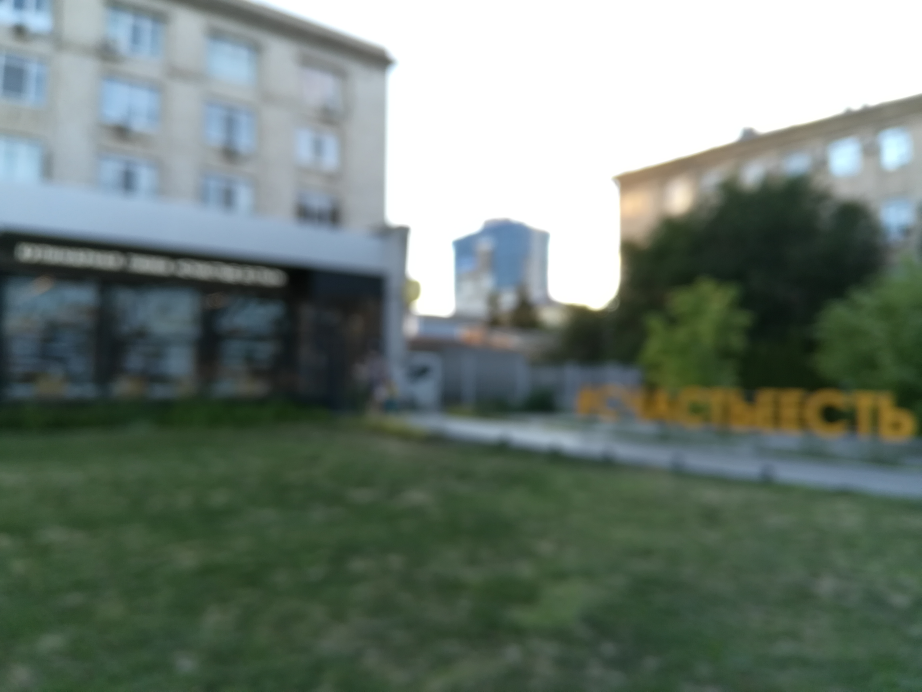
#> input picture 122_HONOR-7X_F.jpg, 4608 x 3456 px, found by its file name (shown at 1/5 size)
$ jupyter execute Image_Quality_Assessment.ipynb   (shell and % lines are left out)
#> lines starting #> are read from the running program, lines starting #| are printed output that depends on the picture
**Clone the NIMA implemented Repository**

[cell 1]
%cd ML-Aesthetics-NIMA/ #Change the current working directory to the cloned repository

**Install 'reportlab' library to work with pdf documents**

**Resize the original sharp image to 256x256 px to compute PSNR by comparing it with the SinGAN Generated image**

[cell 2]
import cv2

def resize_and_save_image(image_path):
    # Read the image using cv2
    image = cv2.imread(image_path)
#> image is the input picture: shape (3456, 4608, 3); mean B, G, R 115.7, 124.4, 111.1

    # Desired size (256x256)
    size = (256, 256)

    # Resize the image to the specified size
    resized_image = cv2.resize(image, size, interpolation=cv2.INTER_AREA)
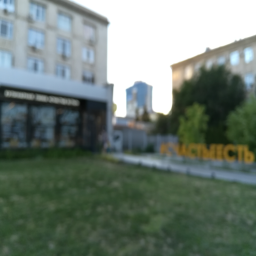
#> resized_image: shape (256, 256, 3); mean B, G, R 115.7, 124.4, 111.1

    # Get the original filename without extension
    file_name = image_path.split("/")[-1].split(".")[0]

    # Save the resized image with '_256x256' suffix
    output_path = f"{file_name}_256x256.jpg"
    cv2.imwrite(output_path, resized_image)

# Example usage:
if __name__ == "__main__":
    # Path to the image
    input_image_path = "/content/ML-Aesthetics-NIMA/122_HONOR-7X_F.jpg"

    resize_and_save_image(input_image_path)


$ run again, with 122_HONOR-7X_M.jpg copied over 122_HONOR-7X_F.jpg
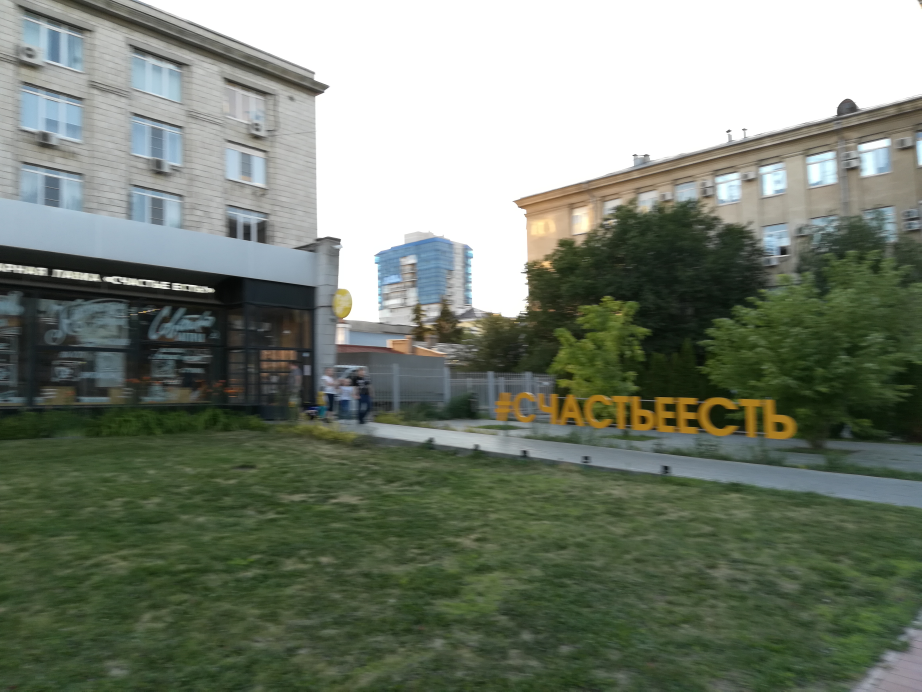
#> input picture 122_HONOR-7X_M.jpg, 4608 x 3456 px, found by its file name (shown at 1/5 size)
#> in resize_and_save_image, image is the input picture: shape (3456, 4608, 3); mean B, G, R 113.1, 126.6, 118.2
#> in resize_and_save_image, `resized_image = cv2.resize(image, size, interpolation=cv2.INTER_AREA)`:
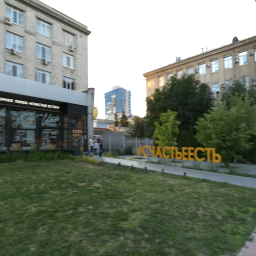
#> resized_image: shape (256, 256, 3); mean B, G, R 113.1, 126.7, 118.2

$ run again, with 346_HUAWEI-MATE20_F.jpg copied over 122_HONOR-7X_F.jpg
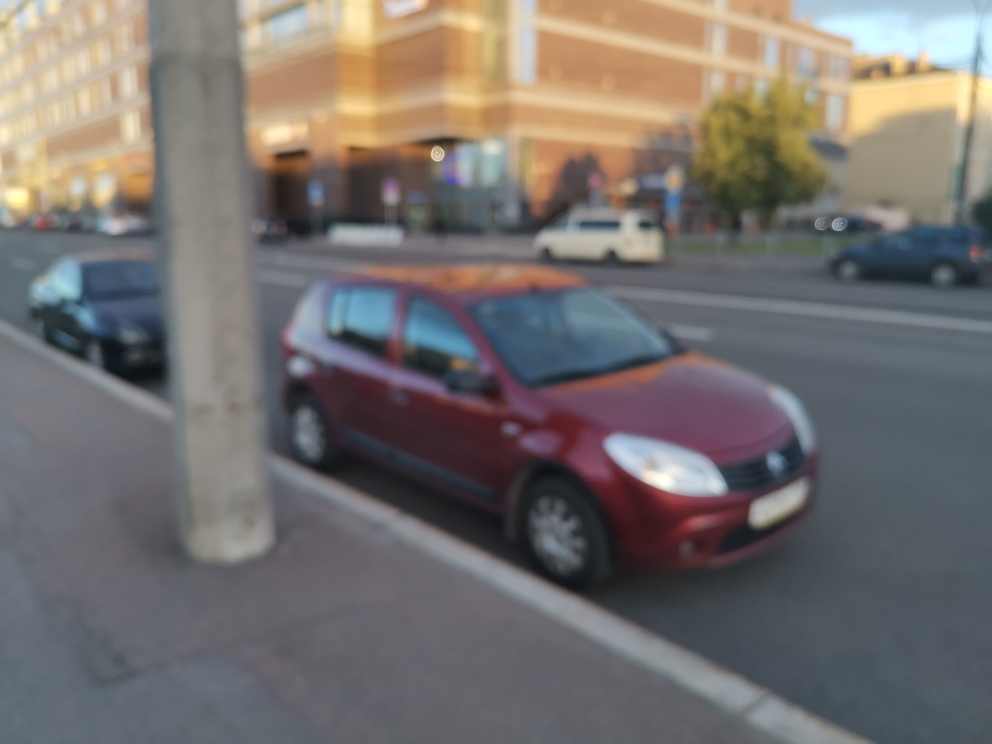
#> input picture 346_HUAWEI-MATE20_F.jpg, 3968 x 2976 px, found by its file name (shown at 1/4 size)
#> in resize_and_save_image, image is the input picture: shape (2976, 3968, 3); mean B, G, R 109.9, 112.2, 117.4
#> in resize_and_save_image, `resized_image = cv2.resize(image, size, interpolation=cv2.INTER_AREA)`:
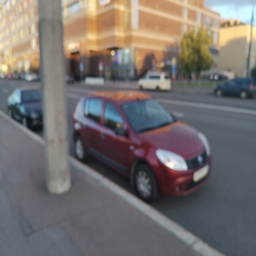
#> resized_image: shape (256, 256, 3); mean B, G, R 109.9, 112.2, 117.4

$ run again, with 346_HUAWEI-MATE20_M.jpg copied over 122_HONOR-7X_F.jpg
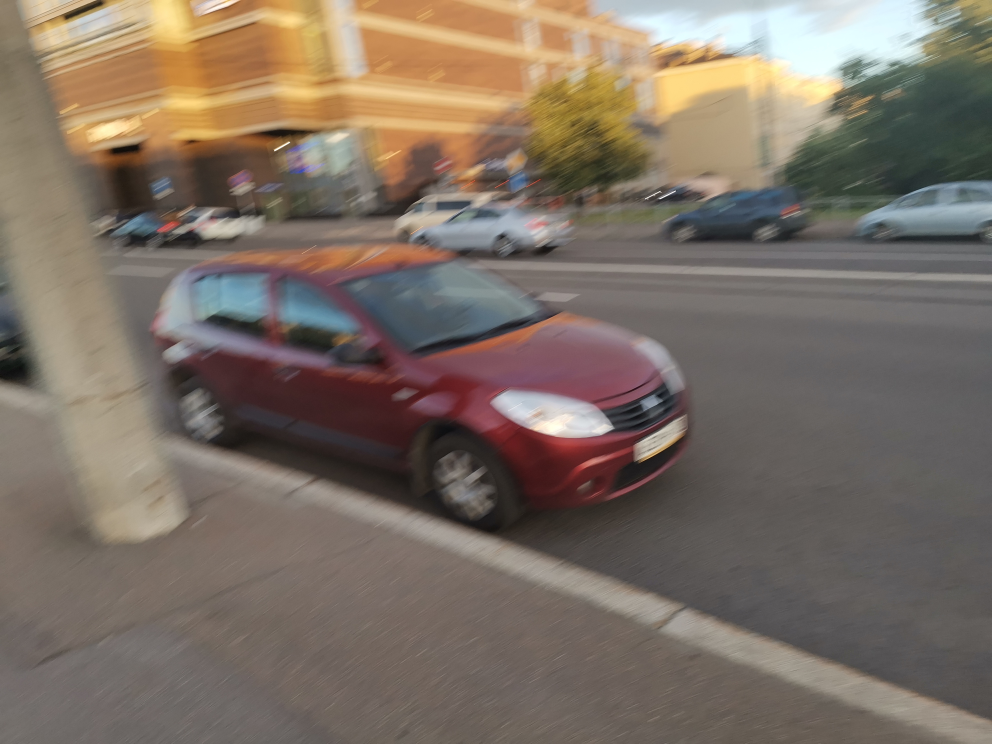
#> input picture 346_HUAWEI-MATE20_M.jpg, 3968 x 2976 px, found by its file name (shown at 1/4 size)
#> in resize_and_save_image, image is the input picture: shape (2976, 3968, 3); mean B, G, R 100.2, 111.6, 124.3
#> in resize_and_save_image, `resized_image = cv2.resize(image, size, interpolation=cv2.INTER_AREA)`:
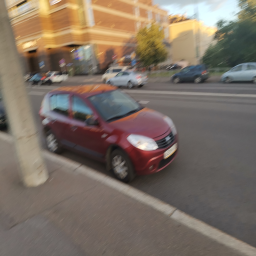
#> resized_image: shape (256, 256, 3); mean B, G, R 100.2, 111.6, 124.3
